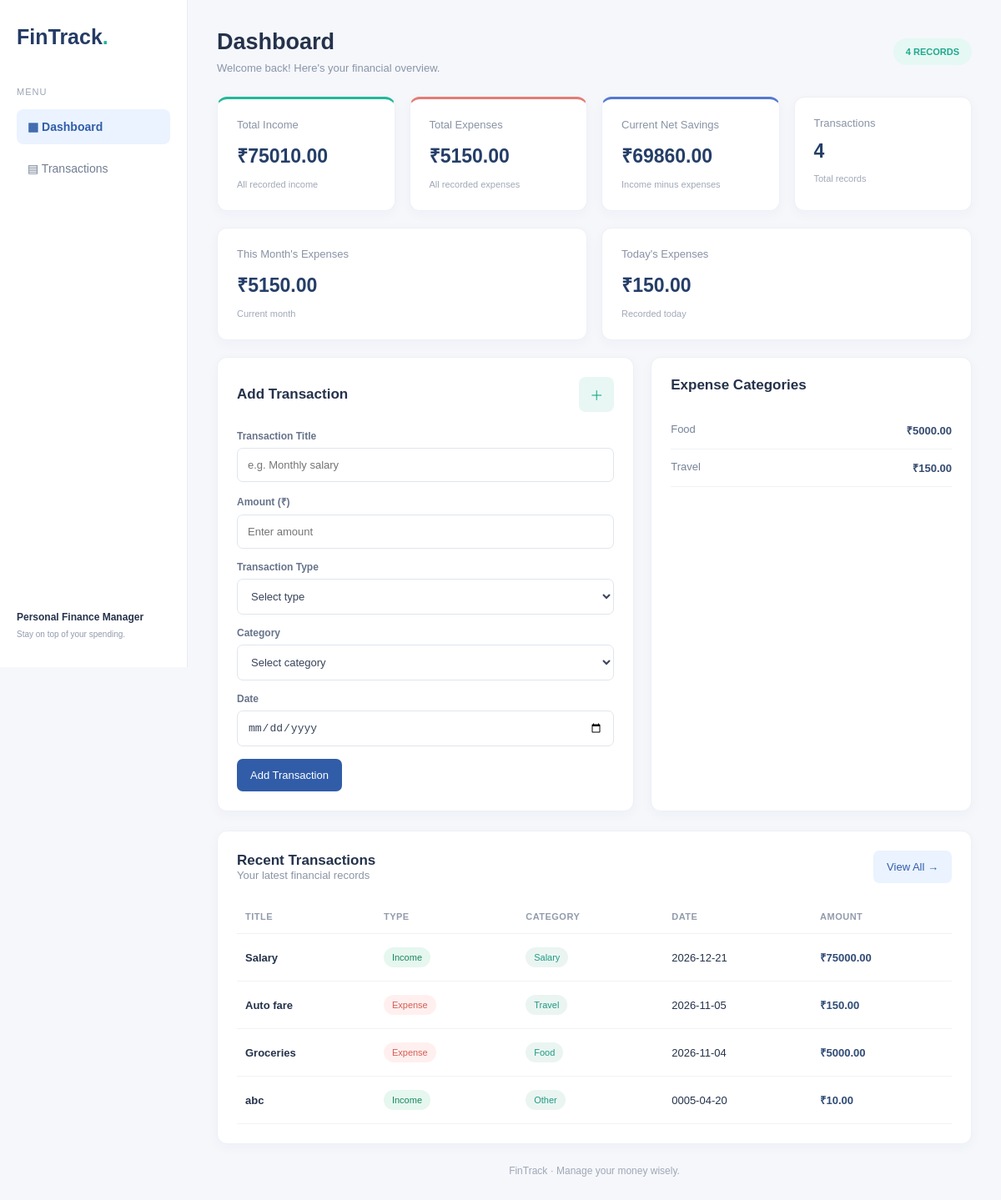
The page / on the database its author committed.
### tables this page shows
CREATE TABLE transactions (
                id INTEGER PRIMARY KEY AUTOINCREMENT,
                title TEXT NOT NULL,
                amount REAL NOT NULL CHECK(amount > 0),
                category TEXT NOT NULL,
                transaction_type TEXT NOT NULL
                    CHECK(transaction_type IN ('Income', 'Expense')),
                transaction_date TEXT NOT NULL
            );

### app.py (the view)
@app.route("/")
def home():
    today = date.today()
    month_start = today.replace(day=1).isoformat()
    with get_db() as conn:
        income = conn.execute("""
            SELECT COALESCE(SUM(amount), 0)
            FROM transactions
            WHERE transaction_type = 'Income'
        """).fetchone()[0]
        expenses = conn.execute("""
            SELECT COALESCE(SUM(amount), 0)
            FROM transactions
            WHERE transaction_type = 'Expense'
        """).fetchone()[0]
        monthly_expenses = conn.execute("""
            SELECT COALESCE(SUM(amount), 0)
            FROM transactions
            WHERE transaction_type = 'Expense'
              AND transaction_date BETWEEN ? AND ?
        """, (month_start, today.isoformat())).fetchone()[0]
        today_expenses = conn.execute("""
            SELECT COALESCE(SUM(amount), 0)
            FROM transactions
            WHERE transaction_type = 'Expense'
              AND transaction_date = ?
        """, (today.isoformat(),)).fetchone()[0]
        count = conn.execute("""
            SELECT COUNT(*) FROM transactions
        """).fetchone()[0]
        recent = conn.execute("""
            SELECT * FROM transactions
            ORDER BY transaction_date DESC, id DESC
            LIMIT 5
        """).fetchall()
        category_totals = conn.execute("""
            SELECT category, SUM(amount) AS total
            FROM transactions
            WHERE transaction_type = 'Expense'
            GROUP BY category
        """).fetchall()
    return render_template(
        "index.html",
        income=income,
        expenses=expenses,
        savings=income - expenses,
        monthly_expenses=monthly_expenses,
        today_expenses=today_expenses,
        count=count,
        recent=recent,
        category_totals=category_totals
    )

### app.py (called while the page is built)
def get_db():
    conn = sqlite3.connect(DATABASE)
    conn.row_factory = sqlite3.Row
    return conn

### templates/index.html (shortened to what this page needs)
<!DOCTYPE html>
<html lang="en">
<head>
    <link rel="stylesheet" href="{{ url_for('static', filename='style.css') }}">
</head>
<body>
<div class="layout">
    <aside class="sidebar">
        <h2>FinTrack<span>.</span></h2>
        <p class="side-label">MENU</p>
        <a href="{{ url_for('home') }}" class="active">▦ Dashboard</a>
        <a href="{{ url_for('transactions') }}">▤ Transactions</a>
        <div class="sidebar-bottom">
            <strong>Personal Finance Manager</strong>
            <small>Stay on top of your spending.</small>
        </div>
    </aside>
    <main class="main-content">
        <header class="topbar">
            <div>
                <h1>Dashboard</h1>
                <p>Welcome back! Here's your financial overview.</p>
            </div>
            <span class="date-label">{{ count }} RECORDS</span>
        </header>
        <section class="summary">
            <div class="summary-card income-card">
                <p>Total Income</p>
                <h2>₹{{ "%.2f"|format(income) }}</h2>
                <small>All recorded income</small>
            </div>
            <div class="summary-card expense-card">
                <p>Total Expenses</p>
                <h2>₹{{ "%.2f"|format(expenses) }}</h2>
                <small>All recorded expenses</small>
            </div>
            <div class="summary-card savings-card">
                <p>Current Net Savings</p>
                <h2>₹{{ "%.2f"|format(savings) }}</h2>
                <small>Income minus expenses</small>
            </div>
            <div class="summary-card">
                <p>Transactions</p>
                <h2>{{ count }}</h2>
                <small>Total records</small>
            </div>
        </section>
        <section class="summary secondary-summary">
            <div class="summary-card">
                <p>This Month's Expenses</p>
                <h2>₹{{ "%.2f"|format(monthly_expenses) }}</h2>
                <small>Current month</small>
            </div>
            <div class="summary-card">
                <p>Today's Expenses</p>
                <h2>₹{{ "%.2f"|format(today_expenses) }}</h2>
                <small>Recorded today</small>
            </div>
        </section>
        <section class="content-grid">
            <div class="panel">
                <div class="panel-heading">
                    <h2>Add Transaction</h2>
                    <span class="icon">＋</span>
                </div>
                <form action="{{ url_for('add_transaction') }}"
                      method="POST" class="transaction-form">
                    <label>Transaction Title</label>
                    <input type="text" name="title"
                           placeholder="e.g. Monthly salary" maxlength="100" required>
                    <label>Amount (₹)</label>
                    <input type="number" name="amount"
                           placeholder="Enter amount"
                           min="0.01" step="0.01" required>
                    <label>Transaction Type</label>
                    <select name="transaction_type" required>
                        <option value="">Select type</option>
                    </select>
                    <label>Category</label>
                    <select name="category" required>
                        <option value="">Select category</option>
                    </select>
                    <label>Date</label>
                    <input type="date" name="transaction_date" required>
                    <button type="submit" class="primary-btn">
                        Add Transaction
                    </button>
                </form>
            </div>
            <div class="panel">
                <div class="panel-heading">
                    <h2>Expense Categories</h2>
                </div>
                {% for item in category_totals %}
                <div class="category-row">
                    <span>{{ item.category }}</span>
                    <strong>₹{{ "%.2f"|format(item.total) }}</strong>
                </div>
                {% else %}
                <p class="empty-message">No expenses recorded yet.</p>
                {% endfor %}
            </div>
        </section>
        <section class="panel transactions">
            <div class="transaction-heading">
                <div>
                    <h2>Recent Transactions</h2>
                    <p>Your latest financial records</p>
                </div>
                <a href="{{ url_for('transactions') }}" class="view-all">
                    View All →
                </a>
            </div>
            {% if recent %}
            <div class="table-wrapper">
                <table>
                    <thead>
                        <tr>
                            <th>Title</th>
                            <th>Type</th>
                            <th>Category</th>
                            <th>Date</th>
                            <th>Amount</th>
                        </tr>
                    </thead>
                    <tbody>
                        {% for record in recent %}
                        <tr>
                            <td><strong>{{ record.title }}</strong></td>
                            <td>
                                <span class="type-badge {{ record.transaction_type|lower }}">
                                    {{ record.transaction_type }}
                                </span>
                            </td>
                            <td><span class="category-badge">{{ record.category }}</span></td>
                            <td>{{ record.transaction_date }}</td>
                            <td class="amount">₹{{ "%.2f"|format(record.amount) }}</td>
                        </tr>
                        {% endfor %}
                    </tbody>
                </table>
            </div>
            {% else %}
            <p class="empty-message">No transactions yet. Add your first record!</p>
            {% endif %}
        </section>
        <footer>FinTrack · Manage your money wisely.</footer>
    </main>
</div>
</body>
</html>

### static/style.css (style rules this page uses)
* { margin: 0; padding: 0; box-sizing: border-box; }
body { font-family: Arial, sans-serif; background: #f5f7fb; color: #25324b; }
.layout { display: flex; min-height: 100vh; }
.sidebar { width: 225px; background: white; border-right: 1px solid #e9edf4; padding: 30px 20px; position: fixed; height: 100vh; display: flex; flex-direction: column; }
.sidebar h2 { color: #243b65; font-size: 25px; margin-bottom: 45px; }
.sidebar h2 span { color: #20b89a; }
.side-label { color: #9ba4b5; font-size: 11px; letter-spacing: 1px; margin-bottom: 15px; }
.sidebar a { color: #727e93; text-decoration: none; padding: 13px; border-radius: 8px; margin-bottom: 8px; font-size: 14px; }
.sidebar a.active { background: #eaf3ff; color: #315da8; font-weight: bold; }
.sidebar-bottom { margin-top: auto; line-height: 1.8; font-size: 12px; }
.sidebar-bottom small { display: block; color: #929bad; }
.main-content { margin-left: 225px; width: calc(100% - 225px); padding: 35px; }
.topbar, .transaction-heading, .panel-heading { display: flex; justify-content: space-between; align-items: center; gap: 15px; }
.topbar { margin-bottom: 27px; }
.topbar h1 { font-size: 27px; margin-bottom: 8px; }
.topbar p, .transaction-heading p { color: #8b95a7; font-size: 13px; }
.date-label { background: #e5f8f3; color: #20a88f; padding: 10px 15px; border-radius: 20px; font-size: 11px; font-weight: bold; }
.summary { display: grid; grid-template-columns: repeat(4, 1fr); gap: 17px; margin-bottom: 20px; }
.summary-card, .panel { background: white; border: 1px solid #edf0f5; border-radius: 12px; padding: 23px; box-shadow: 0 4px 15px rgba(30, 50, 80, 0.035); }
.summary-card p { font-size: 13px; color: #8993a5; margin-bottom: 13px; }
.summary-card h2 { font-size: 23px; margin-bottom: 9px; color: #253e68; overflow-wrap: anywhere; }
.summary-card small { color: #a1a9b7; font-size: 11px; }
.income-card { border-top: 3px solid #20b89a; }
.expense-card { border-top: 3px solid #e57b75; }
.savings-card { border-top: 3px solid #5479cf; }
.secondary-summary { grid-template-columns: repeat(2, 1fr); }
.content-grid { display: grid; grid-template-columns: 1.3fr 1fr; gap: 20px; margin-bottom: 23px; }
.panel-heading { margin-bottom: 22px; }
.panel-heading h2, .transaction-heading h2 { font-size: 17px; }
.icon { padding: 9px 13px; background: #e8f7f3; color: #16a88c; border-radius: 8px; }
.transaction-form label { display: block; font-size: 12px; font-weight: bold; color: #66738a; margin-bottom: 7px; }
.transaction-form input, .transaction-form select, .filter-form input, .filter-form select { width: 100%; padding: 12px; border: 1px solid #e0e5ed; border-radius: 7px; margin-bottom: 15px; background: white; color: #38445a; font-size: 13px; }
.primary-btn, .reset-btn, .view-all { display: inline-block; text-decoration: none; border: none; border-radius: 7px; padding: 12px 16px; cursor: pointer; font-size: 13px; }
.primary-btn { background: #315da8; color: white; }
.view-all { background: #eaf3ff; color: #315da8; }
.category-row { display: flex; justify-content: space-between; padding: 13px 0; border-bottom: 1px solid #f0f2f6; font-size: 13px; }
.category-row span { color: #778398; }
.category-row strong { color: #354b70; }
.transactions { margin-top: 22px; }
.transaction-heading { margin-bottom: 20px; }
.table-wrapper { overflow-x: auto; }
table { width: 100%; border-collapse: collapse; text-align: left; min-width: 650px; }
th { color: #929bad; font-size: 11px; text-transform: uppercase; letter-spacing: .5px; padding: 14px 10px; border-bottom: 1px solid #edf0f5; }
td { padding: 16px 10px; font-size: 13px; border-bottom: 1px solid #f0f2f6; }
.category-badge, .type-badge { display: inline-block; padding: 6px 10px; border-radius: 20px; font-size: 11px; }
.category-badge { background: #eaf5f2; color: #219a83; }
.type-badge.income { background: #e5f7ef; color: #19865f; }
.type-badge.expense { background: #fff0ef; color: #d65d55; }
.amount { color: #304b76; font-weight: bold; white-space: nowrap; }
footer { text-align: center; color: #a0a8b5; font-size: 12px; padding: 25px; }

### rows shown on the page
transactions: category "Food", total "5000.00", title "Groceries", transaction_type "Expense", transaction_date "2026-11-04", amount "5000.00"
transactions: category "Travel", total "150.00", title "Auto fare", transaction_type "Expense", transaction_date "2026-11-05", amount "150.00"
transactions: title "Salary", transaction_type "Income", category "Salary", transaction_date "2026-12-21", amount "75000.00"
transactions: title "abc", transaction_type "Income", category "Other", transaction_date "0005-04-20", amount "10.00"

### other values the page prints
{{ count }} "4"
{{ "%.2f"|format(income) }} "75010.00"
{{ "%.2f"|format(expenses) }} "5150.00"
{{ "%.2f"|format(savings) }} "69860.00"
{{ "%.2f"|format(monthly_expenses) }} "5150.00"
{{ "%.2f"|format(today_expenses) }} "150.00"
